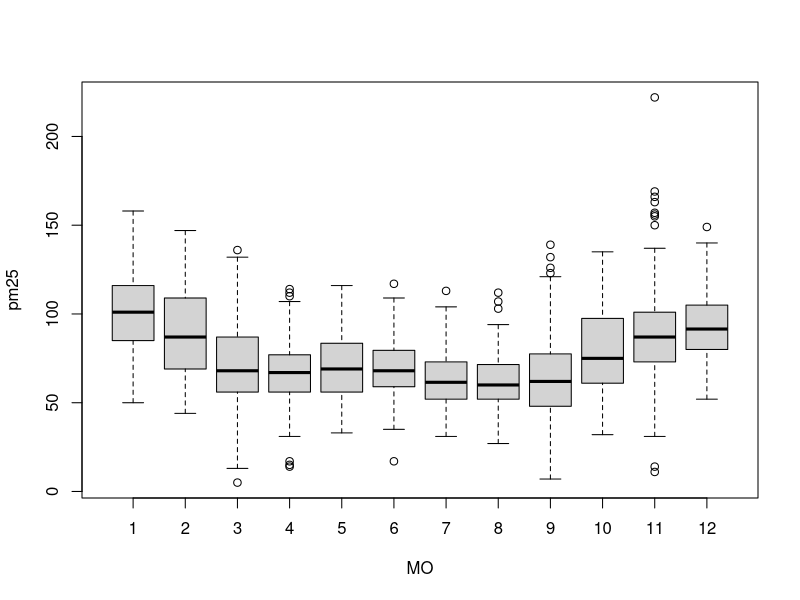

Generate this figure with R: (Note: this script raises an error after producing the figure.)
install.packages('rstatix')
library(rstatix)



df <- read.csv('final.csv')

# Variance in mean within group and between group


boxplot(df$pm25~factor(df$MO),
        xlab = "MO", ylab = "pm25")

mo_temper_aov <- aov(df$pm25~factor(df$MO), data=df)
# Summary of the analysis
summary(mo_temper_aov)

str(df2wanova)
df$MO <- factor(df$MO, 
                       levels = c(1, 2, 3, 4, 5, 6, 7, 8, 9, 10, 11, 12),
                       labels = c("1", "2", "3", "4", "5", "6", "7", "8", "9", "10", "11", "12"))

df$YEAR <- factor(df$YEAR, 
                levels = c(2017, 2018, 2019, 2020, 2021),
                labels = c("2017", "2018", "2019", "2020", "2021"))

df$DY <- factor(df$DY, 
                levels = c(1, 2, 3, 4, 5, 6, 7, 8, 9, 10, 11, 12, 13, 14, 15, 16, 17, 18, 19, 20, 21, 22, 23, 24, 25, 26, 27, 28, 29, 30, 31),
                labels = c("1", "2", "3", "4", "5", "6", "7", "8", "9", "10", "11", "12", "13", "14", "15", "16", "17", "18", "19", "20", "21", "22", "23", "24", "25", "26", "27", "28", "29", "30", "31"))


df2wanova <- df

df2wanova %>% anova_test(pm25 ~ MO)


df2wanova$MO = factor(df2wanova$MO)
df2wanova$Temperature = factor(df2wanova$Temperature)

df2wanova %>% select(pm25,MO,Temperature) %>%
  anova_test(pm25 ~ MO*Temperature)

df2wanova %>% anova_test(Temperature ~ MO*Pressure)

